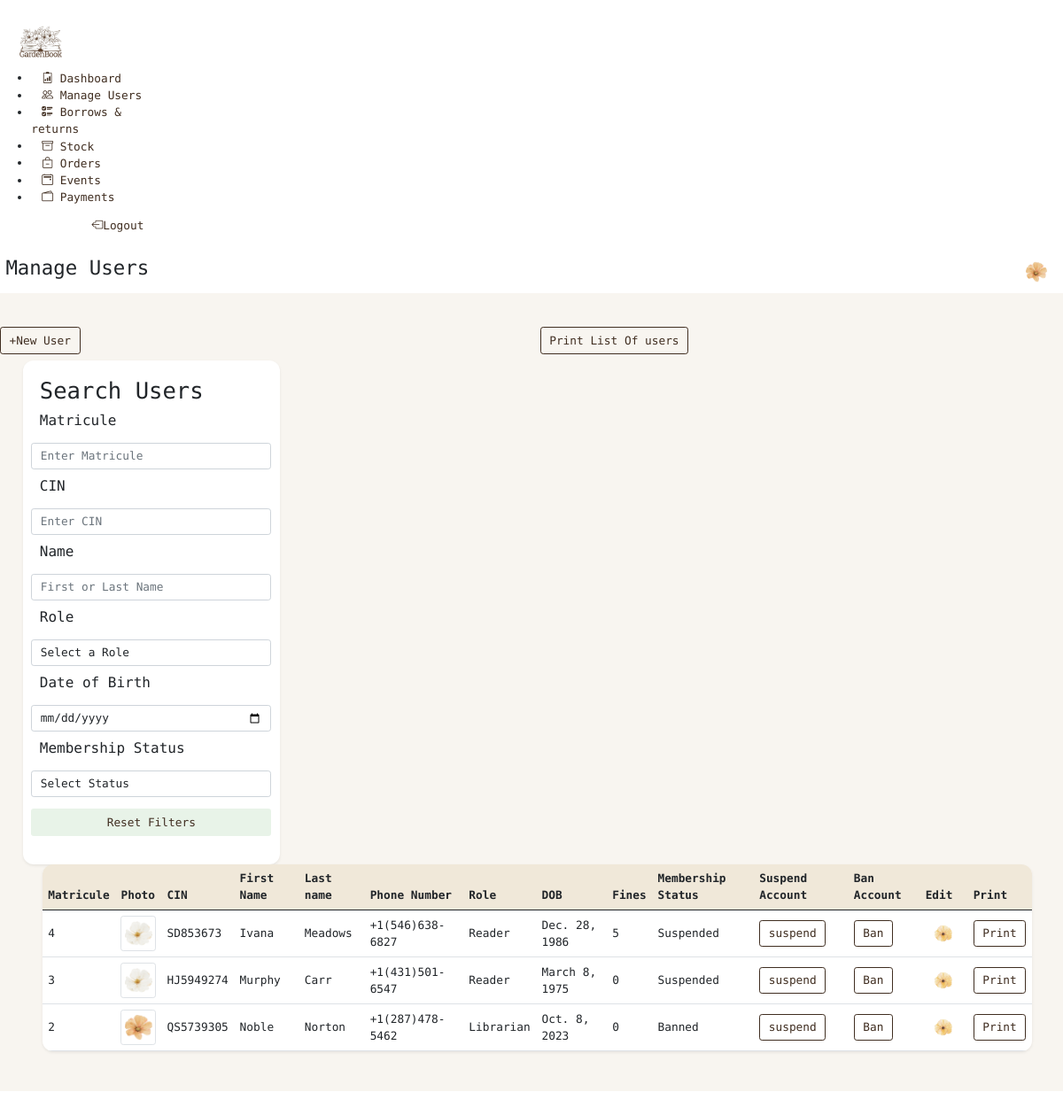
The app's page /manage-users (signed in) with its own data.
### theApp/models.py (models this page shows, shortened)
class Person(AbstractUser):
    cin = models.CharField(max_length=20, unique=True, default="")
    profile_pic = models.ImageField(upload_to='profile_pics/', null=True, blank=True)
    first_name = models.CharField(max_length=50)
    last_name = models.CharField(max_length=50)
    role = models.CharField(max_length=20,choices=RoleName.choices, default=RoleName.READER)
    dob = models.DateField(null=True, blank=True)
    phone = models.CharField(max_length=15, null=True, blank=True)
    status = models.CharField(max_length=20, choices=MembershipStatus.choices, default=MembershipStatus.ACTIVE)
    address = models.CharField(max_length=255, null=True, blank=True)
    city = models.CharField(max_length=100, null=True, blank=True)
    postal_code = models.CharField(max_length=20, null=True, blank=True)
    country = models.CharField(max_length=100, null=True, blank=True)
    bio = models.CharField(max_length=300, null=True, blank=True)
    class Meta:
        ordering = ['-date_joined']

### theApp/views.py (the view, shortened to what this page needs)
# urls.py: path('manage-users', views.users, name="manage-users"),
@login_required(login_url='login')
def users(request):
  users = Person.objects.filter(is_superuser=False)
  user_fines = {}
  for user in users:
    total_fine = Borrow.objects.filter(borrower=user, is_fine_paid=False).aggregate(total=Sum('fine'))['total'] or 0
    user_fines[user.id] = total_fine
    if total_fine > 0 and user.status != 'Suspended':
      user.status = 'Suspended'
      user.save(update_fields=['status'])
  context = {'users': users, 'user_fines': user_fines}
  return render(request, 'manageUsers.html', context)

### theApp/templatetags/custom_filters.py (called while the page is built)
@register.filter
def get_item(dictionary, key):
    return dictionary.get(key, 'No fines')

### templates/manageUsers.html (shortened to what this page needs)
{% extends 'baseLibrarian.html' %}
{% load static %}
{% load custom_filters %}
{% block page %}Manage Users{% endblock %}
{% block content %}
<div class="py-5 bg-light-brown">
  <div class="row">
    <div class="col">
      <a href="{% url 'create-user' %}" class="btn btn-outline-brown">+New User</a>
    </div>
    <div class="col">
      <button class="btn btn-outline-brown" data-bs-toggle="modal" data-bs-target="#print-users-modal">Print List Of
        users</button>
    </div>
  </div>
  <div class="container-fluid row m-2">
    <div class="col-md-3 p-4 bg-white shadow-sm rounded-20">
      <h2>Search Users</h2>
      <div class="row my-2">
        <p class="fs-5">Matricule</p>
        <input type="search" class="form-control form-control-dark" placeholder="Enter Matricule" aria-label="Search">
      </div>
      <div class="row my-2">
        <p class="fs-5">CIN</p>
        <input type="search" class="form-control form-control-dark" placeholder="Enter CIN" aria-label="Search">
      </div>
      <div class="row my-2">
        <p class="fs-5">Name</p>
        <input type="search" class="form-control form-control-dark" placeholder="First or Last Name"
          aria-label="Search">
      </div>
      <div class="row my-2">
        <p class="fs-5">Role</p>
        <select class="form-control" name="role" id="role">
          <option value="">Select a Role</option>
        </select>
      </div>
      <div class="row my-2">
        <p class="fs-5">Date of Birth</p>
        <input type="date" class="form-control form-control-dark" name="dob" id="dob">
      </div>
      <div class="row my-2">
        <p class="fs-5">Membership Status</p>
        <select class="form-control" name="membershipStatus" id="membershipStatus">
          <option value="">Select Status</option>
        </select>
      </div>
      <div class="row my-3">
        <button id="resetFilters" class="btn btn-green text-brown w-100">Reset Filters</button>
      </div>
    </div>
    <div class="col mx-3">
      <div class="overflow-hidden shadow-sm p-0 rounded-20">
        <table class="table align-middle m-0">
          <thead class="bg-brown-second">
            <tr>
              <th>Matricule</th>
              <th>Photo</th>
              <th>CIN</th>
              <th>First Name</th>
              <th>Last name</th>
              <th>Phone Number</th>
              <th>Role</th>
              <th>DOB</th>
              <th>Fines</th>
              <th>Membership Status</th>
              {% if request.user.is_authenticated and request.user.role == 'Administrator' %}
              <th>Suspend Account</th>
              <th>Ban Account</th>
              <th>Edit</th>
              {% endif %}
              <th>Print</th>
            </tr>
          </thead>
          <tbody class="bg-white">
            {% for user in users %}
            <tr class="clickable-row" data-href="{% url 'profile' user.id %}">
              <td>{{user.id}}</td>
              <td>
                {% if user.profile_pic %}
                <img src="{{ user.profile_pic.url }}" alt="{{ user.first_name }}" class="img-thumbnail" width="50">
                {% else %}
                <img src="{% static 'profile_pic2.png' %}" alt="Default User" class="img-thumbnail" width="50">
                {% endif %}
              </td>
              <td>{{user.cin}}</td>
              <td>{{user.first_name}}</td>
              <td>{{user.last_name}}</td>
              <td>{{user.phone}}</td>
              <td>{{user.role}}</td>
              <td>{{user.dob}}</td>
              <td>
                {{ user_fines|get_item:user.id }}
              </td>
              <td>{{user.status}}</td>
              {% if request.user.is_authenticated and request.user.role == 'Administrator' %}
              <td>
                <button class="btn btn-outline-brown" data-bs-toggle="modal"
                  data-bs-target="#suspendModal{{ user.id }}">suspend</button>
              </td>
              <td>
                <button class="btn btn-outline-brown" data-bs-toggle="modal"
                  data-bs-target="#banModal{{ user.id }}">Ban</button>
              </td>
              <td>
                <a href="{% url 'edit-user' user.id %}" class="btn bg-white"><img src="{% static 'edit_icon.png' %}"
                    alt="#" class="border-light" width="25"></a>
              </td>
              {% endif %}
              <td>
                <a href="{% url 'print-user-details' user.id %}" class="btn btn-outline-brown">Print</a>
              </td>
            </tr>
            {% endfor %}
          </tbody>
        </table>
      </div>
    </div>
  </div>
</div>
{% endblock %}

### templates/baseLibrarian.html (shortened to what this page needs)
{% load static %}
<!DOCTYPE html>
<html lang="en">
<head>
  <link href="{% static 'assets/dist/css/bootstrap.min.css' %}" rel="stylesheet">
  <link rel="stylesheet" href="{% static 'css/base.css' %}">
</head>
<body class="row">
  <header class="col-md-2 p-4">
    <a href="{% url 'dashboard' %}" class="d-flex align-items-center mb-2 mb-lg-0 text-brown text-decoration-none">
      <img src="{% static 'assets/brand/_logo-nobg.png' %}" class="bi me-2" width="60" height="60" role="img"
        aria-label="GardenBook">
    </a>
    <div>
      <ul>
        <li>
          <a href="{% url 'dashboard' %}">
            <i class="bi bi-clipboard2-data"></i>
            Dashboard
          </a>
        </li>
        <li>
          <a href="{% url 'manage-users' %}">
            <i class="bi bi-people"></i>
            Manage Users
          </a>
        </li>
        <li>
          <a href="{% url 'borrows-returns' %}">
            <i class="bi bi-ui-checks"></i>
            Borrows & returns
          </a>
        </li>
        <li>
          <a href="{% url 'stock' %}">
            <i class="bi bi-archive"></i>
            Stock
          </a>
        </li>
        <li>
          <a href="{% url 'orders' %}">
            <i class="bi bi-bag-dash"></i>
            Orders
          </a>
        </li>
        <li>
          <a href="{% url 'manage-event' %}">
            <i class="bi bi-calendar2-event"></i>
            Events
          </a>
        </li>
        <li>
          <a href="{% url 'manage-payment' %}">
            <i class="bi bi-wallet2"></i>
            Payments
          </a>
        </li>
      </ul>
    </div>
    <div class="text-end">
      <a href="{% url 'logout' %}" class=""><i class="bi bi-box-arrow-left"></i>Logout</a>
    </div>
  </header>
  <main class="col">
    <div class="p-2 row">
      <div class="col-6">
        <h3>{% block page%} Current page name {% endblock page %}</h3>
      </div>
      <div class="col-6 d-flex justify-content-end">
        <a href="{% url 'dashboard' %}">
          <img src="{{ request.user.profile_pic.url }}" alt="Profile" class="rounded-circle" style="height: 30px; width: 30px;">
        </a>
      </div>
    </div>
    <div>
      {% block content %}
      {% endblock content %}
    </div>
  </main>
</body>
</html>

### static/css/base.css (style rules this page uses)
body { font-family: "Geist Mono", sans-serif; min-height: 100vh; zoom: 0.8; }
.bg-green, .btn-green { background: #e8f3e8 !important; }
.bg-light-brown { background-color: #f8f5f0; }
.bg-brown-second { background: #f0e8d9; }
.text-brown { color: #402e21; }
a { text-decoration: none; padding: 7px 15px; }
header a { color: #402e21; }
.clickable-row { cursor: pointer; }
.rounded-20 { border-radius: 15px; }
.btn-outline-brown { border-color: #402e21 !important; color: #402e21 !important; }

### records on screen
Person: user.profile_pic (picture)
Person: id "4", profile_pic (picture), cin "SD853673", first_name "Ivana", last_name "Meadows", phone "+1(546)638-6827", role "Reader", dob "Dec. 28, 1986", id "5", status "Suspended"
Person: id "3", profile_pic (picture), cin "HJ5949274", first_name "Murphy", last_name "Carr", phone "+1(431)501-6547", role "Reader", dob "March 8, 1975", id "0", status "Suspended"
Person: id "2", cin "QS5739305", first_name "Noble", last_name "Norton", phone "+1(287)478-5462", role "Librarian", dob "Oct. 8, 2023", id "0", status "Banned"
